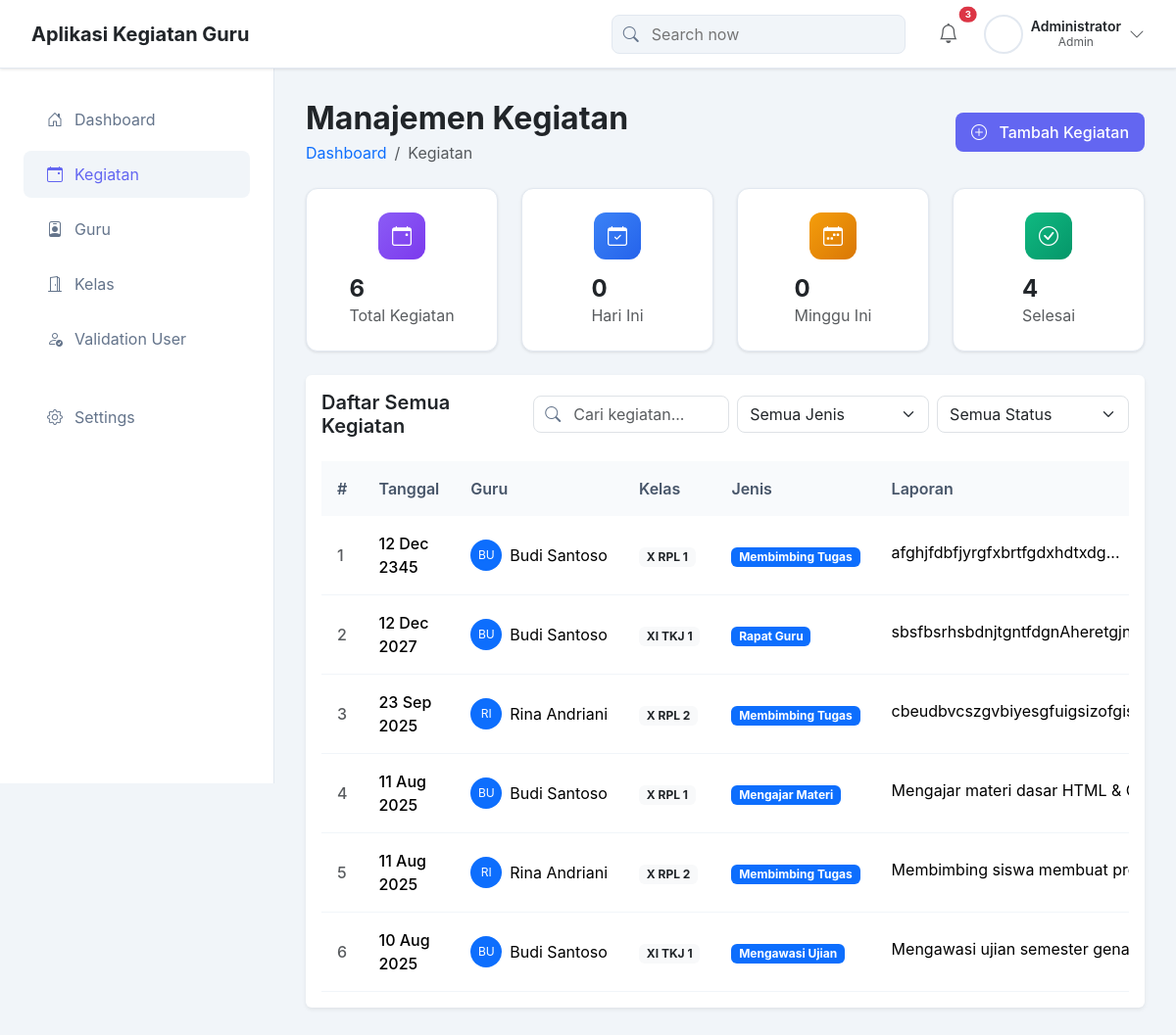
Before: /app/kegiatan.php (signed in) with the older database file.
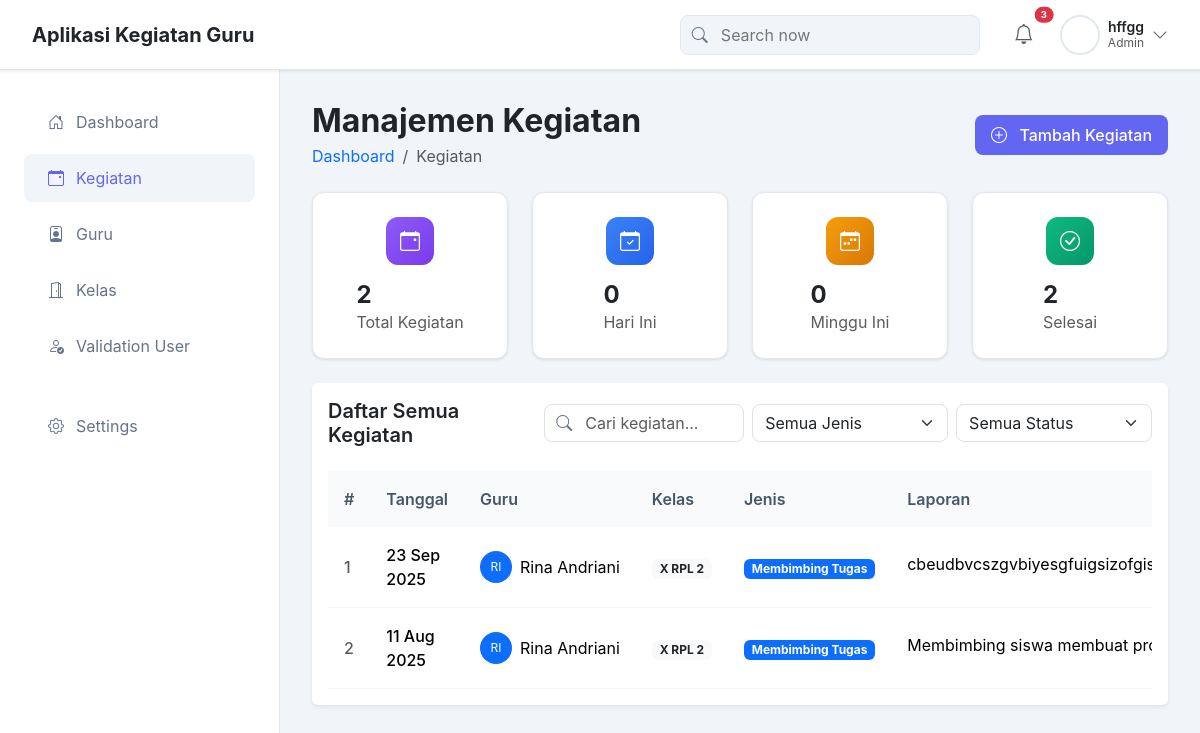
After: the same page with the newer database file.
### tables this page shows
CREATE TABLE `kegiatan_guru` (
  `id_kegiatan` int(11) NOT NULL,
  `id_user` int(11) NOT NULL,
  `id_kelas` int(11) NOT NULL,
  `id_jenis` int(11) NOT NULL,
  `tanggal` date NOT NULL,
  `laporan` text NOT NULL,
  `created_at` timestamp NOT NULL DEFAULT current_timestamp()
);

CREATE TABLE `users` (
  `id_user` int(11) NOT NULL,
  `username` varchar(50) NOT NULL,
  `password` varchar(255) NOT NULL,
  `nip_verification` varchar(18) DEFAULT NULL COMMENT 'NIP untuk verifikasi guru',
  `nisn_verification` varchar(10) DEFAULT NULL COMMENT 'NISN untuk verifikasi siswa',
  `nama_lengkap` varchar(100) NOT NULL,
  `role` enum('admin','guru','siswa') DEFAULT NULL COMMENT 'Role will be assigned by admin after verification',
  `status` enum('pending','approved','rejected') NOT NULL DEFAULT 'pending',
  `created_at` timestamp NOT NULL DEFAULT current_timestamp(),
  `email` varchar(100) DEFAULT NULL,
  `phone` varchar(20) DEFAULT NULL,
  `alamat` text DEFAULT NULL,
  `kelas_id` int(11) DEFAULT NULL,
  `profile_picture` varchar(255) DEFAULT NULL
);

CREATE TABLE `kelas` (
  `id_kelas` int(11) NOT NULL,
  `nama_kelas` varchar(50) NOT NULL
);

CREATE TABLE `jenis_kegiatan` (
  `id_jenis` int(11) NOT NULL,
  `nama_jenis` varchar(100) NOT NULL
);

### app/kegiatan.php (the view, shortened to what the changed rows need)
<?php
include 'koneksi.php';
$conn = $koneksi;
?>
<!doctype html>
<html lang="en">
<head>
  <link href="https://cdn.jsdelivr.net/npm/bootstrap@5.3.2/dist/css/bootstrap.min.css" rel="stylesheet">
  <link href="https://cdn.jsdelivr.net/npm/bootstrap-icons@1.11.0/font/bootstrap-icons.css" rel="stylesheet">
</head>
<body>
<nav class="main-header" id="mainHeader">
  <div class="navbar-actions">
    <div class="user-section">
      <div class="dropdown">
        <button class="btn btn-link text-decoration-none p-0 border-0 d-flex align-items-center gap-2"
                type="button"
                id="userDropdown"
                data-bs-toggle="dropdown"
                aria-expanded="false">
          <div class="d-flex flex-column justify-content-center">
            <span class="fw-semibold text-dark" style="font-size: 0.875rem; line-height: 1.2;"><?php echo $_SESSION['nama_lengkap']; ?></span>
            <span class="text-muted" style="font-size: 0.75rem; line-height: 1.2;"><?php echo ucfirst($_SESSION['role'] ?? 'User'); ?></span>
          </div>
        </button>
      </div>
    </div>
  </div>
</nav>
<main class="main-content">
  <div class="d-flex align-items-center justify-content-between mb-4">
    <div>
      <h2 class="mb-1 fw-bold">Manajemen Kegiatan</h2>
    </div>
  </div>
  <div class="row g-4 mb-4">
    <?php
    $total_kegiatan = 0;
    $kegiatan_selesai = 0;
    if ($conn) {
      $result = mysqli_query($conn, "SELECT COUNT(*) as total FROM kegiatan_guru");
      if ($result) {
        $total_kegiatan = mysqli_fetch_assoc($result)['total'] ?? 0;
      }
      $result = mysqli_query($conn, "SELECT COUNT(*) as total FROM kegiatan_guru WHERE tanggal < NOW()");
      if ($result) {
        $kegiatan_selesai = mysqli_fetch_assoc($result)['total'] ?? 0;
      }
    }
    ?>
    <div class="col-lg-3 col-md-6">
      <div class="metric-card d-flex align-items-center gap-3">
        <div>
          <h4 class="fw-bold mb-0"><?= $total_kegiatan ?></h4>
          <span class="text-muted">Total Kegiatan</span>
        </div>
      </div>
    </div>
    <div class="col-lg-3 col-md-6">
      <div class="metric-card d-flex align-items-center gap-3">
        <div>
          <h4 class="fw-bold mb-0"><?= $kegiatan_selesai ?></h4>
          <span class="text-muted">Selesai</span>
        </div>
      </div>
    </div>
  </div>
  <div class="card shadow-sm border-0">
    <div class="card-body">
      <div class="table-responsive">
        <table class="table table-modern mb-0" id="kegiatanTable">
          <thead>
            <tr>
              <th style="width: 60px;">#</th>
              <th style="width: 120px;">Tanggal</th>
              <th style="width: 180px;">Guru</th>
              <th style="width: 100px;">Kelas</th>
              <th style="width: 120px;">Jenis</th>
              <th>Laporan</th>
            </tr>
          </thead>
          <tbody>
          <?php
          $no = 1;
          if ($conn) {
            $sql = "SELECT kg.id_kegiatan, kg.tanggal, kg.laporan, u.nama_lengkap as guru, k.nama_kelas as kelas, j.nama_jenis as jenis
                      FROM kegiatan_guru kg
                      LEFT JOIN users u ON kg.id_user = u.id_user
                      LEFT JOIN kelas k ON kg.id_kelas = k.id_kelas
                      LEFT JOIN jenis_kegiatan j ON kg.id_jenis = j.id_jenis
                      ORDER BY kg.tanggal DESC";
            $res = mysqli_query($conn, $sql);
            if ($res && mysqli_num_rows($res) > 0) {
              while ($row = mysqli_fetch_assoc($res)) {
                echo '<tr>';
                echo '<td><span class="fw-medium text-muted">'.$no++.'</span></td>';
                echo '<td><span class="fw-medium">'.date('d M Y', strtotime($row['tanggal'])).'</span></td>';
                echo '<td>
                        <div class="d-flex align-items-center gap-2">
                          <div class="bg-primary rounded-circle d-flex align-items-center justify-content-center flex-shrink-0" style="width: 32px; height: 32px; font-size: 0.75rem; color: white;">
                            '.strtoupper(substr($row['guru'] ?? 'N/A', 0, 2)).'
                          </div>
                          <span class="text-truncate">'.htmlspecialchars($row['guru'] ?? 'N/A').'</span>
                        </div>
                      </td>';
                echo '<td><span class="badge bg-light text-dark">'.htmlspecialchars($row['kelas'] ?? 'N/A').'</span></td>';
                echo '<td><span class="badge bg-primary">'.htmlspecialchars($row['jenis'] ?? 'N/A').'</span></td>';
                echo '<td><span class="text-truncate d-inline-block" style="max-width: 300px;" title="'.htmlspecialchars($row['laporan'] ?? '').'">'.htmlspecialchars(substr($row['laporan'] ?? '',0,60)).'...</span></td>';
                echo '</tr>';
              }
            }
          } else {
            echo '<tr><td colspan="8" class="text-center text-danger py-5">
                    <i class="bi bi-exclamation-triangle fs-1 text-danger mb-3 d-block"></i>
                    <p class="mb-0">Koneksi database bermasalah</p>
                  </td></tr>';
          }
          ?>
          </tbody>
        </table>
      </div>
    </div>
  </div>
</main>
</body>
</html>

Changed rows visible on the page:
removed kegiatan_guru: tanggal "12 Dec 2345", id_user.nama_lengkap "BU", id_user.nama_lengkap "Budi Santoso", id_kelas.nama_kelas "X RPL 1", id_jenis.nama_jenis "Membimbing Tugas", laporan "afghjfdbfjyrgfxbrtfgdxhdtxdg"
removed kegiatan_guru: tanggal "12 Dec 2027", id_user.nama_lengkap "BU", id_user.nama_lengkap "Budi Santoso", id_kelas.nama_kelas "XI TKJ 1", id_jenis.nama_jenis "Rapat Guru", laporan "sbsfbsrhsbdnjtgntfdgnAheretgjngfjnr…"
removed kegiatan_guru: tanggal "11 Aug 2025", id_user.nama_lengkap "BU", id_user.nama_lengkap "Budi Santoso", id_kelas.nama_kelas "X RPL 1", id_jenis.nama_jenis "Mengajar Materi", laporan "Mengajar materi dasar HTML &…"
removed kegiatan_guru: tanggal "10 Aug 2025", id_user.nama_lengkap "BU", id_user.nama_lengkap "Budi Santoso", id_kelas.nama_kelas "XI TKJ 1", id_jenis.nama_jenis "Mengawasi Ujian", laporan "Mengawasi ujian semester…"
Other visible differences:
$_SESSION['nama_lengkap']: "Administrator" → "hffgg"
$total_kegiatan: "6" → "2"
$kegiatan_selesai: "4" → "2"
